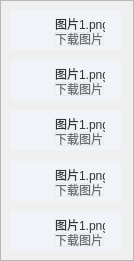
       <widget class="QFrame" name="Complete_box2">
        <property name="geometry">
         <rect>
          <x>301</x>
          <y>0</y>
          <width>134</width>
          <height>261</height>
         </rect>
        </property>
        <property name="styleSheet">
         <string notr="true">QFrame#Complete_box2{
	border :1px;
	border-radius:5px;
	border-color:rgb(182, 182, 182);
	border-style : dashed;
}</string>
        </property>
        <property name="frameShape">
         <enum>QFrame::StyledPanel</enum>
        </property>
        <property name="frameShadow">
         <enum>QFrame::Raised</enum>
        </property>
        <widget class="QWidget" name="layoutWidget_4">
         <property name="geometry">
          <rect>
           <x>10</x>
           <y>10</y>
           <width>111</width>
           <height>241</height>
          </rect>
         </property>
         <layout class="QGridLayout" name="gridLayout_2">
          <item row="7" column="0">
           <widget class="QFrame" name="Frame_complete4">
            <property name="minimumSize">
             <size>
              <width>0</width>
              <height>40</height>
             </size>
            </property>
            <property name="styleSheet">
             <string notr="true">QFrame#Frame_complete4{
	background-color: rgb(240, 243, 248);
	border-radius:2px;
}</string>
            </property>
            <property name="frameShape">
             <enum>QFrame::StyledPanel</enum>
            </property>
            <property name="frameShadow">
             <enum>QFrame::Raised</enum>
            </property>
            <widget class="QLabel" name="Lable_pic4_2">
             <property name="geometry">
              <rect>
               <x>6</x>
               <y>4</y>
               <width>32</width>
               <height>32</height>
              </rect>
             </property>
             <property name="text">
              <string/>
             </property>
            </widget>
            <widget class="QLabel" name="Text_Picname4_2">
             <property name="geometry">
              <rect>
               <x>45</x>
               <y>4</y>
               <width>50</width>
               <height>20</height>
              </rect>
             </property>
             <property name="styleSheet">
              <string notr="true">background-color: transparent;
align: right;
font: 7pt &quot;Times New Roman&quot;;
color: rgb(52, 52, 52);</string>
             </property>
             <property name="text">
              <string>图片1.png</string>
             </property>
            </widget>
            <widget class="QPushButton" name="Button_Download4">
             <property name="geometry">
              <rect>
               <x>44</x>
               <y>22</y>
               <width>50</width>
               <height>14</height>
              </rect>
             </property>
             <property name="styleSheet">
              <string notr="true">QPushButton#Button_Download4{
border-radius: 3px; 
border: 1px rgb(233, 233, 233);
border-style: solid;
font: 6pt &quot;黑体&quot;;
color: rgb(110, 110, 110);
}
QPushButton#Button_Download4:hover{
	border: 1px rgb(114, 126, 170);
	background-color: rgb(172, 209, 240);
	color: rgb(75, 77, 160);
}</string>
             </property>
             <property name="text">
              <string>下载图片</string>
             </property>
            </widget>
           </widget>
          </item>
          <item row="5" column="0">
           <widget class="QFrame" name="Frame_complete3">
            <property name="minimumSize">
             <size>
              <width>0</width>
              <height>40</height>
             </size>
            </property>
            <property name="styleSheet">
             <string notr="true">QFrame#Frame_complete3
{
	background-color: rgb(240, 243, 248);
	border-radius:2px;
}</string>
            </property>
            <property name="frameShape">
             <enum>QFrame::StyledPanel</enum>
            </property>
            <property name="frameShadow">
             <enum>QFrame::Raised</enum>
            </property>
            <widget class="QLabel" name="Text_Picname3_2">
             <property name="geometry">
              <rect>
               <x>45</x>
               <y>4</y>
               <width>50</width>
               <height>20</height>
              </rect>
             </property>
             <property name="styleSheet">
              <string notr="true">background-color: transparent;
align: right;
font: 7pt &quot;Times New Roman&quot;;
color: rgb(52, 52, 52);</string>
             </property>
             <property name="text">
              <string>图片1.png</string>
             </property>
            </widget>
            <widget class="QLabel" name="Lable_pic3_2">
             <property name="geometry">
              <rect>
               <x>6</x>
               <y>4</y>
               <width>32</width>
               <height>32</height>
              </rect>
             </property>
             <property name="text">
              <string/>
             </property>
            </widget>
            <widget class="QPushButton" name="Button_Download3">
             <property name="geometry">
              <rect>
               <x>44</x>
               <y>22</y>
               <width>50</width>
               <height>14</height>
              </rect>
             </property>
             <property name="styleSheet">
              <string notr="true">QPushButton#Button_Download3{
border-radius: 3px; 
border: 1px rgb(233, 233, 233);
border-style: solid;
font: 6pt &quot;黑体&quot;;
color: rgb(110, 110, 110);
}
QPushButton#Button_Download3:hover{
	border: 1px rgb(114, 126, 170);
	background-color: rgb(172, 209, 240);
	color: rgb(75, 77, 160);
}</string>
             </property>
             <property name="text">
              <string>下载图片</string>
             </property>
            </widget>
           </widget>
          </item>
          <item row="3" column="0">
           <widget class="QFrame" name="Frame_complete2">
            <property name="minimumSize">
             <size>
              <width>0</width>
              <height>40</height>
             </size>
            </property>
            <property name="styleSheet">
             <string notr="true">QFrame#Frame_complete2{
	background-color: rgb(240, 243, 248);
	border-radius:2px;
}</string>
            </property>
            <property name="frameShape">
             <enum>QFrame::StyledPanel</enum>
            </property>
            <property name="frameShadow">
             <enum>QFrame::Raised</enum>
            </property>
            <widget class="QLabel" name="Text_Picname2_2">
             <property name="geometry">
              <rect>
               <x>45</x>
               <y>4</y>
               <width>50</width>
               <height>20</height>
              </rect>
             </property>
             <property name="styleSheet">
              <string notr="true">background-color: transparent;
align: right;
font: 7pt &quot;Times New Roman&quot;;
color: rgb(52, 52, 52);</string>
             </property>
             <property name="text">
              <string>图片1.png</string>
             </property>
            </widget>
            <widget class="QLabel" name="Lable_pic2_2">
             <property name="geometry">
              <rect>
               <x>6</x>
               <y>4</y>
               <width>32</width>
               <height>32</height>
              </rect>
             </property>
             <property name="text">
              <string/>
             </property>
            </widget>
            <widget class="QPushButton" name="Button_Download2">
             <property name="geometry">
              <rect>
               <x>44</x>
               <y>22</y>
               <width>50</width>
               <height>14</height>
              </rect>
             </property>
             <property name="styleSheet">
              <string notr="true">QPushButton#Button_Download2{
border-radius: 3px; 
border: 1px rgb(233, 233, 233);
border-style: solid;
font: 6pt &quot;黑体&quot;;
color: rgb(110, 110, 110);
}
QPushButton#Button_Download2:hover{
	border: 1px rgb(114, 126, 170);
	background-color: rgb(172, 209, 240);
	color: rgb(75, 77, 160);
}</string>
             </property>
             <property name="text">
              <string>下载图片</string>
             </property>
            </widget>
           </widget>
          </item>
          <item row="9" column="0">
           <widget class="QFrame" name="Frame_complete5">
            <property name="minimumSize">
             <size>
              <width>0</width>
              <height>40</height>
             </size>
            </property>
            <property name="styleSheet">
             <string notr="true">QFrame#Frame_complete5{
	background-color: rgb(240, 243, 248);
	border-radius:2px;
}</string>
            </property>
            <property name="frameShape">
             <enum>QFrame::StyledPanel</enum>
            </property>
            <property name="frameShadow">
             <enum>QFrame::Raised</enum>
            </property>
            <widget class="QLabel" name="Lable_pic5_2">
             <property name="geometry">
              <rect>
               <x>6</x>
               <y>4</y>
               <width>32</width>
               <height>32</height>
              </rect>
             </property>
             <property name="text">
              <string/>
             </property>
            </widget>
            <widget class="QLabel" name="Text_Picname5_2">
             <property name="geometry">
              <rect>
               <x>45</x>
               <y>4</y>
               <width>50</width>
               <height>20</height>
              </rect>
             </property>
             <property name="styleSheet">
              <string notr="true">background-color: transparent;
align: right;
font: 7pt &quot;Times New Roman&quot;;
color: rgb(52, 52, 52);</string>
             </property>
             <property name="text">
              <string>图片1.png</string>
             </property>
            </widget>
            <widget class="QPushButton" name="Button_Download5">
             <property name="geometry">
              <rect>
               <x>44</x>
               <y>22</y>
               <width>50</width>
               <height>14</height>
              </rect>
             </property>
             <property name="styleSheet">
              <string notr="true">QPushButton#Button_Download5{
border-radius: 3px; 
border: 1px rgb(233, 233, 233);
border-style: solid;
font: 6pt &quot;黑体&quot;;
color: rgb(110, 110, 110);
}
QPushButton#Button_Download5:hover{
	border: 1px rgb(114, 126, 170);
	background-color: rgb(172, 209, 240);
	color: rgb(75, 77, 160);
}</string>
             </property>
             <property name="text">
              <string>下载图片</string>
             </property>
            </widget>
           </widget>
          </item>
          <item row="8" column="0">
           <spacer name="verticalSpacer_10">
            <property name="orientation">
             <enum>Qt::Vertical</enum>
            </property>
            <property name="sizeHint" stdset="0">
             <size>
              <width>20</width>
              <height>36</height>
             </size>
            </property>
           </spacer>
          </item>
          <item row="2" column="0">
           <spacer name="verticalSpacer_11">
            <property name="orientation">
             <enum>Qt::Vertical</enum>
            </property>
            <property name="sizeHint" stdset="0">
             <size>
              <width>20</width>
              <height>36</height>
             </size>
            </property>
           </spacer>
          </item>
          <item row="4" column="0">
           <spacer name="verticalSpacer_12">
            <property name="orientation">
             <enum>Qt::Vertical</enum>
            </property>
            <property name="sizeHint" stdset="0">
             <size>
              <width>20</width>
              <height>37</height>
             </size>
            </property>
           </spacer>
          </item>
          <item row="6" column="0">
           <spacer name="verticalSpacer_13">
            <property name="orientation">
             <enum>Qt::Vertical</enum>
            </property>
            <property name="sizeHint" stdset="0">
             <size>
              <width>20</width>
              <height>37</height>
             </size>
            </property>
           </spacer>
          </item>
          <item row="1" column="0">
           <widget class="QFrame" name="Frame_complete1">
            <property name="minimumSize">
             <size>
              <width>0</width>
              <height>40</height>
             </size>
            </property>
            <property name="styleSheet">
             <string notr="true">QFrame#Frame_complete1{
	background-color: rgb(240, 243, 248);
	border-radius:2px;
}</string>
            </property>
            <property name="frameShape">
             <enum>QFrame::StyledPanel</enum>
            </property>
            <property name="frameShadow">
             <enum>QFrame::Raised</enum>
            </property>
            <widget class="QLabel" name="Lable_pic1_2">
             <property name="geometry">
              <rect>
               <x>6</x>
               <y>4</y>
               <width>32</width>
               <height>32</height>
              </rect>
             </property>
             <property name="text">
              <string/>
             </property>
            </widget>
            <widget class="QLabel" name="Text_Picname1_2">
             <property name="geometry">
              <rect>
               <x>45</x>
               <y>4</y>
               <width>50</width>
               <height>20</height>
              </rect>
             </property>
             <property name="styleSheet">
              <string notr="true">background-color: transparent;
align: right;
font: 7pt &quot;Times New Roman&quot;;
color: rgb(52, 52, 52);</string>
             </property>
             <property name="text">
              <string>图片1.png</string>
             </property>
            </widget>
            <widget class="QPushButton" name="Button_Download1">
             <property name="geometry">
              <rect>
               <x>44</x>
               <y>22</y>
               <width>50</width>
               <height>14</height>
              </rect>
             </property>
             <property name="styleSheet">
              <string notr="true">QPushButton#Button_Download1{
border-radius: 3px; 
border: 1px rgb(233, 233, 233);
border-style: solid;
font: 6pt &quot;黑体&quot;;
color: rgb(110, 110, 110);
}
QPushButton#Button_Download1:hover{
	border: 1px rgb(114, 126, 170);
	background-color: rgb(172, 209, 240);
	color: rgb(75, 77, 160);
}</string>
             </property>
             <property name="text">
              <string>下载图片</string>
             </property>
            </widget>
           </widget>
          </item>
         </layout>
        </widget>
       </widget>
